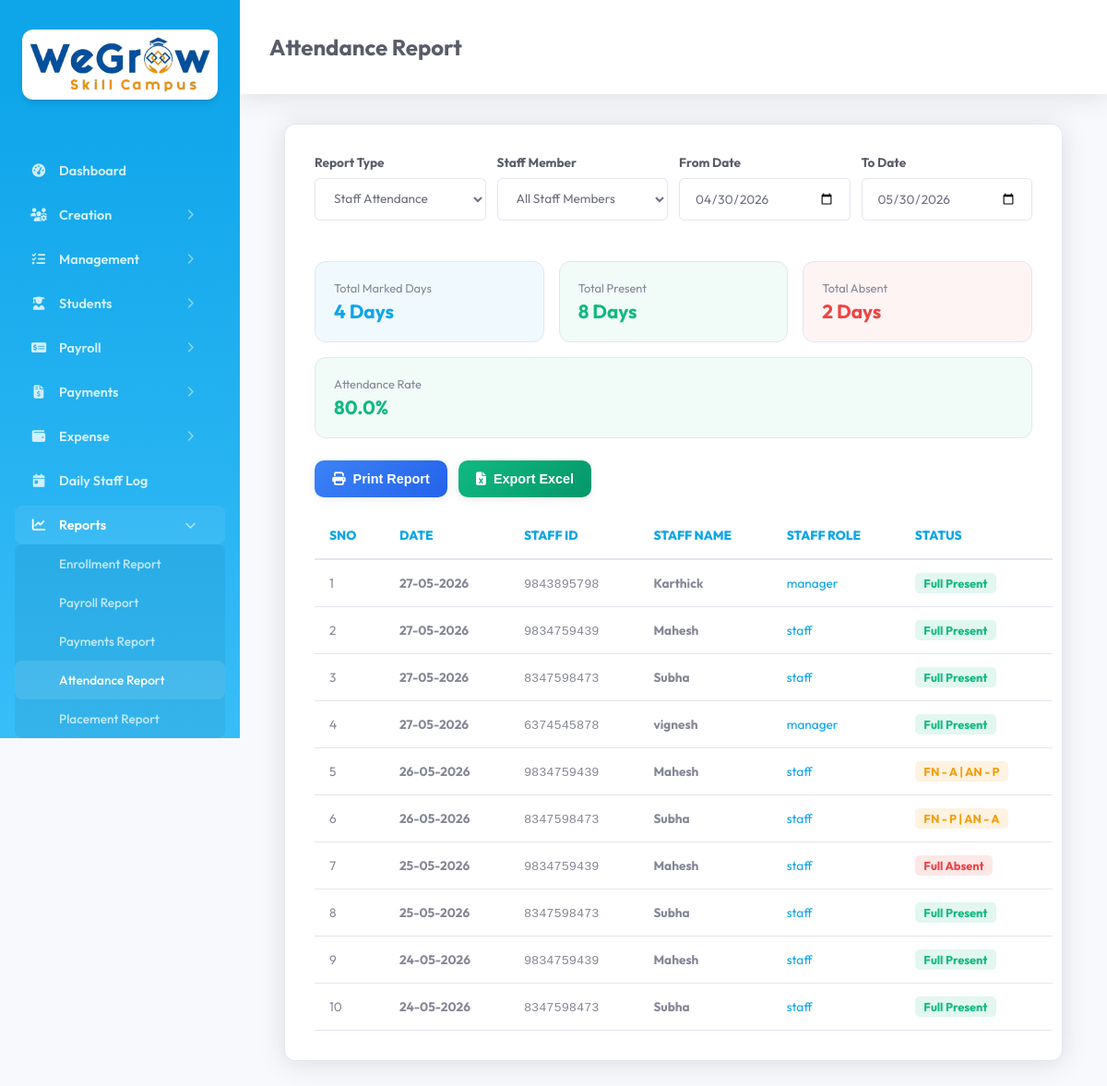
The page /report_attendance.php (signed in) on the database its author committed.
### tables this page shows
CREATE TABLE `tc_attendance` (
  `id` int(11) NOT NULL AUTO_INCREMENT,
  `created_date_time` datetime DEFAULT NULL,
  `updated_date_time` datetime DEFAULT NULL,
  `company_id` mediumtext DEFAULT NULL,
  `attendance_id` mediumtext DEFAULT NULL,
  `attendance_date` date DEFAULT NULL,
  `staff_id` mediumtext DEFAULT NULL,
  `staff_name` mediumtext DEFAULT NULL,
  `staff_number` mediumtext DEFAULT NULL,
  `staff_role` mediumtext DEFAULT NULL,
  `fn_present` mediumtext DEFAULT NULL,
  `an_present` mediumtext DEFAULT NULL,
  `present_code` mediumtext DEFAULT NULL,
  `deleted` int(11) NOT NULL DEFAULT 0,
  PRIMARY KEY (`id`)
);

### main/basic_functions.php (called while the page is built, shortened)
<?php
    class Basic_Functions extends Database {
        public $con;
        public function getQueryRecords($query, $params = []) {
            $con = $this->con;
            $stmt = $con->prepare($query);
            $stmt->execute($params);
            return $stmt->fetchAll();
        }
    }
?>

### report_attendance.php (the view, shortened to what this page needs)
<?php require_once 'common_file.php';
$from_page = 'Attendance Report';
$from_date = date('Y-m-d', strtotime('-30 days'));
$to_date = date('Y-m-d');
$report_type = 'staff';
$staff_id = '';
$student_id = '';
$attendance_data = [];
$total_present_days = 0;
$total_absent_days = 0;
$unique_dates = [];
$total_marked = 0;
if ($report_type === 'staff') {
    $where = "a.deleted = 0 AND a.company_id = :comp_id";
    $params = [':comp_id' => $_SESSION['company_id']];
    if (!empty($from_date)) {
        $where .= " AND a.attendance_date >= :from_date";
        $params[':from_date'] = $from_date;
    }
    if (!empty($to_date)) {
        $where .= " AND a.attendance_date <= :to_date";
        $params[':to_date'] = $to_date;
    }
    $query = "SELECT a.*
              FROM {$GLOBALS['attendance_table']} a
              WHERE $where
              ORDER BY a.attendance_date DESC, a.staff_name ASC";
    $attendance_data = $bf->getQueryRecords($query, $params);
}
if (!empty($attendance_data)) {
    foreach ($attendance_data as $row) {
        $total_marked++;
        $unique_dates[$row['attendance_date']] = true;
        switch ($row['present_code']) {
            case 'PP':
                $total_present_days += 1;
                break;
            case 'AA':
                $total_absent_days += 1;
                break;
            case 'PA':
            case 'AP':
                $total_present_days += 0.5;
                $total_absent_days += 0.5;
                break;
        }
    }
}
$total_days = count($unique_dates);
$attendance_rate = $total_marked > 0 ? ($total_present_days / $total_marked) * 100 : 0;
?>
<!DOCTYPE html>
<html lang="en">
<head>
    <link rel="stylesheet" href="assets/css/style.css">
</head>
<body>
    <?php include 'sidebar.php'; ?>
    <div class="main-content update_content">
        <div class="header">
            <h2><?php echo htmlspecialchars($from_page); ?></h2>
        </div>
        <div class="module-section">
            <div id="attendance_report_container">
                <form name="attendance_report_form" id="attendance_report_form" method="post">
                    <div class="filter-row">
                        <div class="form-group">
                            <label>Report Type</label>
                            <select name="report_type" id="report_type" class="form-input" onchange="onReportTypeChange()">
                                <option value="staff" <?php echo $report_type === 'staff' ? 'selected' : ''; ?>>Staff Attendance</option>
                            </select>
                        </div>
                        <div class="form-group" id="filter_staff" style="<?php echo $report_type === 'staff' ? '' : 'display:none;'; ?>">
                            <label>Staff Member</label>
                            <select name="staff_id" id="staff_id" class="form-input" onchange="getReport()">
                                <option value="">All Staff Members</option>
                            </select>
                        </div>
                        <div class="form-group">
                            <label>From Date</label>
                            <input type="date" name="from_date" id="from_date" class="form-input"
                                value="<?php echo $from_date; ?>" max="<?php echo date('Y-m-d'); ?>" onchange="getReport()">
                        </div>
                        <div class="form-group">
                            <label>To Date</label>
                            <input type="date" name="to_date" id="to_date" class="form-input"
                                value="<?php echo $to_date; ?>" max="<?php echo date('Y-m-d'); ?>" onchange="getReport()">
                        </div>
                    </div>
                </form>
                <div class="summary-cards" style="margin-top: 1.5rem;">
                    <div class="summary-card" style="background: rgba(14,165,233,0.06);">
                        <div class="label">Total Marked Days</div>
                        <div class="value" style="color: var(--primary);"><?php echo $total_days; ?> Days</div>
                    </div>
                    <div class="summary-card" style="background: rgba(16,185,129,0.06);">
                        <div class="label">Total Present</div>
                        <div class="value present-color"><?php echo $total_present_days; ?> Days</div>
                    </div>
                    <div class="summary-card" style="background: rgba(239,68,68,0.06);">
                        <div class="label">Total Absent</div>
                        <div class="value absent-color"><?php echo $total_absent_days; ?> Days</div>
                    </div>
                    <div class="summary-card" style="background: rgba(16,185,129,0.06);">
                        <div class="label">Attendance Rate</div>
                        <div class="value present-color"><?php echo number_format($attendance_rate, 1); ?>%</div>
                    </div>
                </div>
                <div class="report-actions">
                    <button type="button" class="btn-report btn-print"
                        onclick="window.open('reports/rpt_attendance_report.php?report_type=<?php echo $report_type; ?>&staff_id=<?php echo $staff_id; ?>&student_id=<?php echo $student_id; ?>&from_date=<?php echo $from_date; ?>&to_date=<?php echo $to_date; ?>', '_blank')">
                        <i class="fas fa-print"></i> Print Report
                    </button>
                    <button type="button" class="btn-report btn-excel"
                        onclick="getExcelReport();">
                        <i class="fas fa-file-excel"></i> Export Excel
                    </button>
                </div>
                <table class="responsive table table-bordered" id="attendance_report_table">
                    <thead>
                        <tr>
                            <th>Sno</th>
                            <th>Date</th>
                            <?php if ($report_type === 'staff'): ?>
                                <th>Staff ID</th>
                                <th>Staff Name</th>
                                <th>Staff Role</th>
                            <?php endif; ?>
                            <th>Status</th>
                        </tr>
                    </thead>
                    <tbody>
                        <?php
                            $sno = 1;
                            if(!empty($attendance_data)) {
                                foreach ($attendance_data as $row) {
                                    $status_badge = '';
                                    switch ($row['present_code']) {
                                        case 'PP':
                                            $status_badge = '<span class="status-badge" style="background: rgba(16,185,129,0.12); color: #10b981; font-weight: 700; padding: 0.2rem 0.6rem; border-radius: 0.3rem; font-size: 0.8rem;">Full Present</span>';
                                            break;
                                        case 'AA':
                                            $status_badge = '<span class="status-badge" style="background: rgba(239,68,68,0.12); color: #ef4444; font-weight: 700; padding: 0.2rem 0.6rem; border-radius: 0.3rem; font-size: 0.8rem;">Full Absent</span>';
                                            break;
                                        case 'PA':
                                            $status_badge = '<span class="status-badge" style="background: rgba(245,158,11,0.12); color: #f59e0b; font-weight: 700; padding: 0.2rem 0.6rem; border-radius: 0.3rem; font-size: 0.8rem;">FN - P | AN - A</span>';
                                            break;
                                        case 'AP':
                                            $status_badge = '<span class="status-badge" style="background: rgba(245,158,11,0.12); color: #f59e0b; font-weight: 700; padding: 0.2rem 0.6rem; border-radius: 0.3rem; font-size: 0.8rem;">FN - A | AN - P</span>';
                                            break;
                                    }
                        ?>
                                    <tr>
                                        <td><?php echo $sno++; ?></td>
                                        <td><strong><?php echo date('d-m-Y', strtotime($row['attendance_date'])); ?></strong></td>
                                        <?php if ($report_type === 'staff'): ?>
                                            <td><span style="font-family: monospace; color: var(--text-muted);"><?php echo htmlspecialchars($row['staff_number']); ?></span></td>
                                            <td><strong><?php echo htmlspecialchars($row['staff_name']); ?></strong></td>
                                            <td><span class="status-badge" style="background: var(--primary-light); color: var(--primary);"><?php echo htmlspecialchars($row['staff_role']); ?></span></td>
                                        <?php endif; ?>
                                        <td><?php echo $status_badge; ?></td>
                                    </tr>
                                <?php } ?>
                            <?php } else { ?>
                                <tr>
                                    <td colspan="7" style="text-align:center; padding: 2rem; color: var(--text-muted);">No attendance records found.</td>
                                </tr>
                        <?php } ?>
                    </tbody>
                </table>
            </div>
        </div>
    </div>
</body>
</html>

### assets/css/style.css (style rules this page uses)
:root { --primary: #0ea5e9; --primary-hover: #0284c7; --bg: #f8f9fc; --sidebar-bg: #0ea5e9; --sidebar-gradient: linear-gradient(180deg, #0ea5e9 10%, #38bdf8 100%); --card: #ffffff; --text: #5a5c69; --text-muted: #858796; --border: #e3e6f0; --sidebar-width: 260px; }
body { margin: 0; font-family: 'Outfit', sans-serif; background: var(--bg); color: var(--text); display: flex; min-height: 100vh; overflow-x: hidden; }
.main-content { flex-grow: 1; padding: 2rem 3rem; min-width: 0; }
.module-section { background: var(--card); padding: 2rem; border-radius: 0.75rem; border: 1px solid var(--border); box-shadow: 0 0.15rem 1.75rem 0 rgba(58, 59, 69, 0.15); margin-bottom: 2rem; }
.form-group { margin-bottom: 1.25rem; }
.form-group label { display: block; margin-bottom: 0.5rem; color: var(--text); font-weight: 700; font-size: 0.85rem; }
.form-group input, .form-group textarea, .form-group select { width: 100%; padding: 0.75rem 1rem; background: #ffffff; border: 1px solid var(--border); border-radius: 0.35rem; color: #6e707e; box-sizing: border-box; font-family: inherit; font-size: 0.85rem; }
table { width: 100%; border-collapse: collapse; min-width: 800px; }
th { text-align: left; color: var(--primary); padding: 1rem; border-bottom: 2px solid var(--border); font-weight: 800; font-size: 0.85rem; text-transform: uppercase; }
td { padding: 1rem; border-bottom: 1px solid var(--border); color: #858796; font-size: 0.85rem; }
.header { display: flex; justify-content: space-between; align-items: center; margin-bottom: 2rem; background: #fff; padding: 1rem 2rem; margin: -2rem -3rem 2rem -3rem; box-shadow: 0 0.15rem 1.75rem 0 rgba(58, 59, 69, 0.15); }
.new_content, .update_content { width: 100%; }
.report-actions { display:flex; gap:12px; margin:1rem 0; flex-wrap:wrap; }
.btn-report { border:none; padding:0.75rem 1.2rem; border-radius:10px; font-size:0.9rem; font-weight:600; cursor:pointer; display:flex; align-items:center; gap:8px; transition:all 0.25s ease; color:#fff; box-shadow:0 2px 10px rgba(0,0,0,0.08); }
.btn-report i { font-size:0.9rem; }
.btn-print { background:linear-gradient(135deg, #3b82f6, #2563eb); }
.btn-excel { background:linear-gradient(135deg, #10b981, #059669); }

### report_attendance.php (style rules this page uses)
.present-color { color: #10b981; font-weight: 700; }
.absent-color { color: #ef4444; font-weight: 700; }
.summary-cards { display: flex; gap: 1rem; margin-bottom: 1.5rem; flex-wrap: wrap; }
.summary-card { flex: 1; min-width: 180px; padding: 1.25rem; border-radius: 0.75rem; border: 1px solid var(--border); }
.summary-card .label { font-size: 0.8rem; color: var(--text-muted); margin-bottom: 0.25rem; }
.summary-card .value { font-size: 1.3rem; font-weight: 700; }
.filter-row { display: flex; gap: 0.75rem; flex-wrap: wrap; align-items: flex-end; }
.filter-row .form-group { flex: 1; min-width: 160px; }

### rows shown on the page
tc_attendance: attendance_date "27-05-2026", staff_number "9843895798", staff_name "Karthick", staff_role "manager", present_code "Full Present"
tc_attendance: attendance_date "27-05-2026", staff_number "9834759439", staff_name "Mahesh", staff_role "staff", present_code "Full Present"
tc_attendance: attendance_date "27-05-2026", staff_number "8347598473", staff_name "Subha", staff_role "staff", present_code "Full Present"
tc_attendance: attendance_date "27-05-2026", staff_number "6374545878", staff_name "vignesh", staff_role "manager", present_code "Full Present"
tc_attendance: attendance_date "26-05-2026", staff_number "9834759439", staff_name "Mahesh", staff_role "staff", present_code "FN - A | AN - P"
tc_attendance: attendance_date "26-05-2026", staff_number "8347598473", staff_name "Subha", staff_role "staff", present_code "FN - P | AN - A"
tc_attendance: attendance_date "25-05-2026", staff_number "9834759439", staff_name "Mahesh", staff_role "staff", present_code "Full Absent"
tc_attendance: attendance_date "25-05-2026", staff_number "8347598473", staff_name "Subha", staff_role "staff", present_code "Full Present"
tc_attendance: attendance_date "24-05-2026", staff_number "9834759439", staff_name "Mahesh", staff_role "staff", present_code "Full Present"
tc_attendance: attendance_date "24-05-2026", staff_number "8347598473", staff_name "Subha", staff_role "staff", present_code "Full Present"

### other values the page prints
$modules[$page_key] "Dashboard"
$item['title'] "Creation"
$item['title'] "Management"
$item['title'] "Students"
$item['title'] "Payroll"
$item['title'] "Payments"
$item['title'] "Expense"
$modules[$page_key] "Daily Staff Log"
$item['title'] "Reports"
$modules[$page_key] "Enrollment Report"
$modules[$page_key] "Payroll Report"
$modules[$page_key] "Payments Report"
$modules[$page_key] "Attendance Report"
$modules[$page_key] "Placement Report"
$from_page "Attendance Report"
